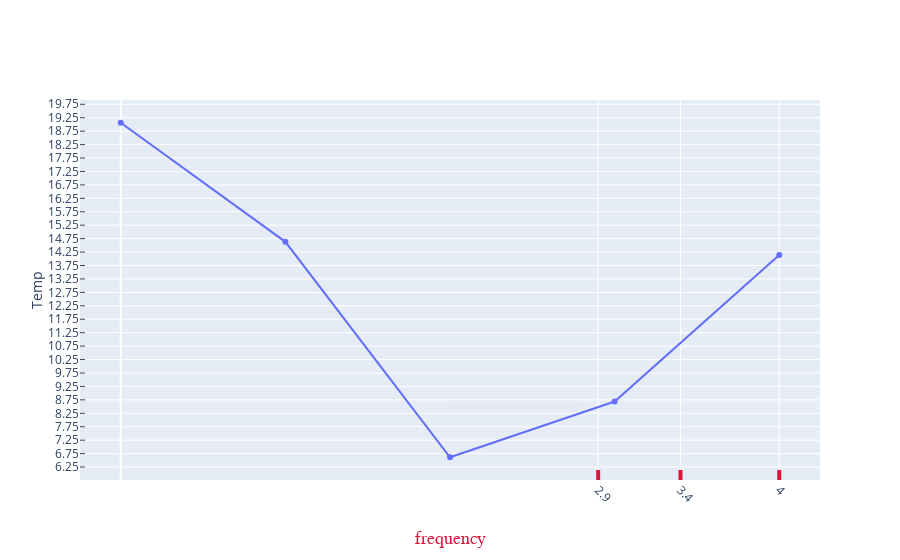

Here is the notebook cell this chart was saved with:
### Code cell
fig = go.Figure(
    data=[go.Scatter(y=weather["Temperature AVG"].head())])
fig.update_xaxes(ticks="inside",tickvals=[2.9,3.4,4],tickcolor="crimson",
                tickwidth=4,ticklen=10,title_text="frequency",
                title_font=dict(size=18,family="Courier",color="crimson"),
                tickangle=45)
fig.update_yaxes(ticks="inside",nticks=20,tick0=0.25,dtick=0.5,title_text="Temp")
fig.update_layout(autosize=True)


fig.show(config={"editable":True})

### Figure 1 — Plotly figure (JSON) as saved in the notebook; plotly's stock layout.template omitted (floating-point values rounded to 4 significant figures)
{"data": [{"type": "scatter", "y": [19.06, 14.63, 6.614, 8.687, 14.14]}], "layout": {"autosize": true, "xaxis": {"autorange": true, "range": [-0.2637, 4.264], "tickangle": 45, "tickcolor": "crimson", "ticklen": 10, "ticks": "inside", "tickvals": [2.9, 3.4, 4], "tickwidth": 4, "title": {"font": {"color": "crimson", "family": "Courier", "size": 18}, "text": "frequency"}}, "yaxis": {"autorange": true, "dtick": 0.5, "nticks": 20, "range": [5.702, 19.97], "tick0": 0.25, "ticks": "inside", "title": {"text": "Temp"}, "type": "linear"}}}
